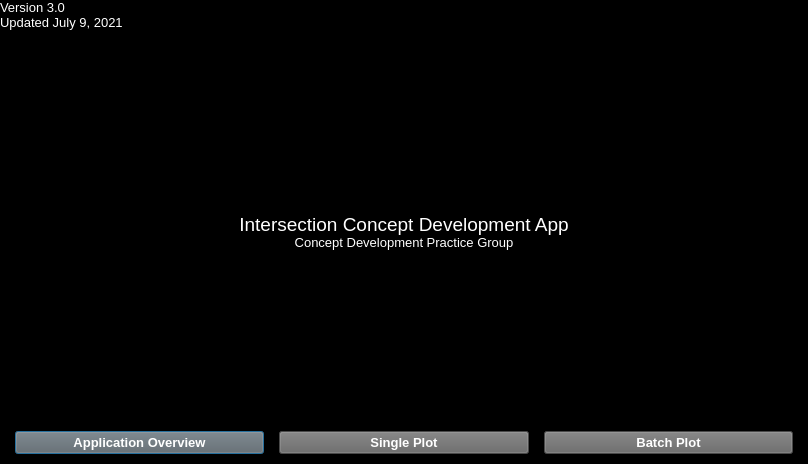
<?xml version="1.0" encoding="UTF-8"?>
<ui version="4.0">
 <class>Dialog</class>
 <widget class="QDialog" name="Dialog">
  <property name="enabled">
   <bool>true</bool>
  </property>
  <property name="geometry">
   <rect>
    <x>0</x>
    <y>0</y>
    <width>808</width>
    <height>464</height>
   </rect>
  </property>
  <property name="sizePolicy">
   <sizepolicy hsizetype="Fixed" vsizetype="Fixed">
    <horstretch>0</horstretch>
    <verstretch>0</verstretch>
   </sizepolicy>
  </property>
  <property name="minimumSize">
   <size>
    <width>808</width>
    <height>464</height>
   </size>
  </property>
  <property name="windowTitle">
   <string>Dialog</string>
  </property>
  <property name="styleSheet">
   <string notr="true">background-color: rgb(0, 0, 0);</string>
  </property>
  <property name="sizeGripEnabled">
   <bool>false</bool>
  </property>
  <layout class="QGridLayout" name="gridLayout">
   <property name="leftMargin">
    <number>0</number>
   </property>
   <property name="topMargin">
    <number>0</number>
   </property>
   <property name="rightMargin">
    <number>0</number>
   </property>
   <property name="bottomMargin">
    <number>10</number>
   </property>
   <property name="spacing">
    <number>0</number>
   </property>
   <item row="0" column="0">
    <layout class="QVBoxLayout" name="verticalLayout_2">
     <property name="bottomMargin">
      <number>2</number>
     </property>
     <item>
      <layout class="QVBoxLayout" name="verticalLayout_3">
       <item>
        <widget class="QLabel" name="label_6">
         <property name="sizePolicy">
          <sizepolicy hsizetype="Preferred" vsizetype="Fixed">
           <horstretch>0</horstretch>
           <verstretch>0</verstretch>
          </sizepolicy>
         </property>
         <property name="palette">
          <palette>
           <active>
            <colorrole role="WindowText">
             <brush brushstyle="SolidPattern">
              <color alpha="255">
               <red>255</red>
               <green>255</green>
               <blue>255</blue>
              </color>
             </brush>
            </colorrole>
            <colorrole role="Button">
             <brush brushstyle="SolidPattern">
              <color alpha="255">
               <red>0</red>
               <green>0</green>
               <blue>0</blue>
              </color>
             </brush>
            </colorrole>
            <colorrole role="Base">
             <brush brushstyle="SolidPattern">
              <color alpha="255">
               <red>0</red>
               <green>0</green>
               <blue>0</blue>
              </color>
             </brush>
            </colorrole>
            <colorrole role="Window">
             <brush brushstyle="SolidPattern">
              <color alpha="255">
               <red>0</red>
               <green>0</green>
               <blue>0</blue>
              </color>
             </brush>
            </colorrole>
           </active>
           <inactive>
            <colorrole role="WindowText">
             <brush brushstyle="SolidPattern">
              <color alpha="255">
               <red>255</red>
               <green>255</green>
               <blue>255</blue>
              </color>
             </brush>
            </colorrole>
            <colorrole role="Button">
             <brush brushstyle="SolidPattern">
              <color alpha="255">
               <red>0</red>
               <green>0</green>
               <blue>0</blue>
              </color>
             </brush>
            </colorrole>
            <colorrole role="Base">
             <brush brushstyle="SolidPattern">
              <color alpha="255">
               <red>0</red>
               <green>0</green>
               <blue>0</blue>
              </color>
             </brush>
            </colorrole>
            <colorrole role="Window">
             <brush brushstyle="SolidPattern">
              <color alpha="255">
               <red>0</red>
               <green>0</green>
               <blue>0</blue>
              </color>
             </brush>
            </colorrole>
           </inactive>
           <disabled>
            <colorrole role="WindowText">
             <brush brushstyle="SolidPattern">
              <color alpha="255">
               <red>120</red>
               <green>120</green>
               <blue>120</blue>
              </color>
             </brush>
            </colorrole>
            <colorrole role="Button">
             <brush brushstyle="SolidPattern">
              <color alpha="255">
               <red>0</red>
               <green>0</green>
               <blue>0</blue>
              </color>
             </brush>
            </colorrole>
            <colorrole role="Base">
             <brush brushstyle="SolidPattern">
              <color alpha="255">
               <red>0</red>
               <green>0</green>
               <blue>0</blue>
              </color>
             </brush>
            </colorrole>
            <colorrole role="Window">
             <brush brushstyle="SolidPattern">
              <color alpha="255">
               <red>0</red>
               <green>0</green>
               <blue>0</blue>
              </color>
             </brush>
            </colorrole>
           </disabled>
          </palette>
         </property>
         <property name="font">
          <font>
           <pointsize>10</pointsize>
          </font>
         </property>
         <property name="text">
          <string>&lt;html&gt;&lt;head/&gt;&lt;body&gt;&lt;p&gt;Version 3.0&lt;br/&gt;Updated July 9, 2021&lt;/p&gt;&lt;/body&gt;&lt;/html&gt;</string>
         </property>
         <property name="indent">
          <number>0</number>
         </property>
        </widget>
       </item>
      </layout>
     </item>
    </layout>
   </item>
   <item row="11" column="0">
    <layout class="QHBoxLayout" name="horizontalLayout">
     <property name="spacing">
      <number>15</number>
     </property>
     <property name="leftMargin">
      <number>15</number>
     </property>
     <property name="rightMargin">
      <number>15</number>
     </property>
     <item>
      <widget class="QPushButton" name="overview_button">
       <property name="sizePolicy">
        <sizepolicy hsizetype="Minimum" vsizetype="Fixed">
         <horstretch>0</horstretch>
         <verstretch>0</verstretch>
        </sizepolicy>
       </property>
       <property name="palette">
        <palette>
         <active>
          <colorrole role="WindowText">
           <brush brushstyle="SolidPattern">
            <color alpha="255">
             <red>255</red>
             <green>255</green>
             <blue>255</blue>
            </color>
           </brush>
          </colorrole>
          <colorrole role="Button">
           <brush brushstyle="SolidPattern">
            <color alpha="255">
             <red>102</red>
             <green>102</green>
             <blue>102</blue>
            </color>
           </brush>
          </colorrole>
          <colorrole role="Text">
           <brush brushstyle="SolidPattern">
            <color alpha="255">
             <red>255</red>
             <green>255</green>
             <blue>255</blue>
            </color>
           </brush>
          </colorrole>
          <colorrole role="ButtonText">
           <brush brushstyle="SolidPattern">
            <color alpha="255">
             <red>255</red>
             <green>255</green>
             <blue>255</blue>
            </color>
           </brush>
          </colorrole>
          <colorrole role="Base">
           <brush brushstyle="SolidPattern">
            <color alpha="255">
             <red>102</red>
             <green>102</green>
             <blue>102</blue>
            </color>
           </brush>
          </colorrole>
          <colorrole role="Window">
           <brush brushstyle="SolidPattern">
            <color alpha="255">
             <red>102</red>
             <green>102</green>
             <blue>102</blue>
            </color>
           </brush>
          </colorrole>
         </active>
         <inactive>
          <colorrole role="WindowText">
           <brush brushstyle="SolidPattern">
            <color alpha="255">
             <red>255</red>
             <green>255</green>
             <blue>255</blue>
            </color>
           </brush>
          </colorrole>
          <colorrole role="Button">
           <brush brushstyle="SolidPattern">
            <color alpha="255">
             <red>102</red>
             <green>102</green>
             <blue>102</blue>
            </color>
           </brush>
          </colorrole>
          <colorrole role="Text">
           <brush brushstyle="SolidPattern">
            <color alpha="255">
             <red>255</red>
             <green>255</green>
             <blue>255</blue>
            </color>
           </brush>
          </colorrole>
          <colorrole role="ButtonText">
           <brush brushstyle="SolidPattern">
            <color alpha="255">
             <red>255</red>
             <green>255</green>
             <blue>255</blue>
            </color>
           </brush>
          </colorrole>
          <colorrole role="Base">
           <brush brushstyle="SolidPattern">
            <color alpha="255">
             <red>102</red>
             <green>102</green>
             <blue>102</blue>
            </color>
           </brush>
          </colorrole>
          <colorrole role="Window">
           <brush brushstyle="SolidPattern">
            <color alpha="255">
             <red>102</red>
             <green>102</green>
             <blue>102</blue>
            </color>
           </brush>
          </colorrole>
         </inactive>
         <disabled>
          <colorrole role="WindowText">
           <brush brushstyle="SolidPattern">
            <color alpha="255">
             <red>255</red>
             <green>255</green>
             <blue>255</blue>
            </color>
           </brush>
          </colorrole>
          <colorrole role="Button">
           <brush brushstyle="SolidPattern">
            <color alpha="255">
             <red>102</red>
             <green>102</green>
             <blue>102</blue>
            </color>
           </brush>
          </colorrole>
          <colorrole role="Text">
           <brush brushstyle="SolidPattern">
            <color alpha="255">
             <red>255</red>
             <green>255</green>
             <blue>255</blue>
            </color>
           </brush>
          </colorrole>
          <colorrole role="ButtonText">
           <brush brushstyle="SolidPattern">
            <color alpha="255">
             <red>255</red>
             <green>255</green>
             <blue>255</blue>
            </color>
           </brush>
          </colorrole>
          <colorrole role="Base">
           <brush brushstyle="SolidPattern">
            <color alpha="255">
             <red>102</red>
             <green>102</green>
             <blue>102</blue>
            </color>
           </brush>
          </colorrole>
          <colorrole role="Window">
           <brush brushstyle="SolidPattern">
            <color alpha="255">
             <red>102</red>
             <green>102</green>
             <blue>102</blue>
            </color>
           </brush>
          </colorrole>
         </disabled>
        </palette>
       </property>
       <property name="font">
        <font>
         <pointsize>10</pointsize>
         <weight>75</weight>
         <bold>true</bold>
        </font>
       </property>
       <property name="styleSheet">
        <string notr="true">background-color: rgb(85, 170, 255);
background-color: rgb(102, 102, 102);
color: rgb(75, 75, 75);
color: rgb(255, 255, 255);</string>
       </property>
       <property name="text">
        <string>Application Overview</string>
       </property>
      </widget>
     </item>
     <item>
      <widget class="QPushButton" name="singleplot_button">
       <property name="sizePolicy">
        <sizepolicy hsizetype="Minimum" vsizetype="Fixed">
         <horstretch>0</horstretch>
         <verstretch>0</verstretch>
        </sizepolicy>
       </property>
       <property name="palette">
        <palette>
         <active>
          <colorrole role="Button">
           <brush brushstyle="SolidPattern">
            <color alpha="255">
             <red>102</red>
             <green>102</green>
             <blue>102</blue>
            </color>
           </brush>
          </colorrole>
          <colorrole role="ButtonText">
           <brush brushstyle="SolidPattern">
            <color alpha="255">
             <red>255</red>
             <green>255</green>
             <blue>255</blue>
            </color>
           </brush>
          </colorrole>
          <colorrole role="Base">
           <brush brushstyle="SolidPattern">
            <color alpha="255">
             <red>102</red>
             <green>102</green>
             <blue>102</blue>
            </color>
           </brush>
          </colorrole>
          <colorrole role="Window">
           <brush brushstyle="SolidPattern">
            <color alpha="255">
             <red>102</red>
             <green>102</green>
             <blue>102</blue>
            </color>
           </brush>
          </colorrole>
         </active>
         <inactive>
          <colorrole role="Button">
           <brush brushstyle="SolidPattern">
            <color alpha="255">
             <red>102</red>
             <green>102</green>
             <blue>102</blue>
            </color>
           </brush>
          </colorrole>
          <colorrole role="ButtonText">
           <brush brushstyle="SolidPattern">
            <color alpha="255">
             <red>255</red>
             <green>255</green>
             <blue>255</blue>
            </color>
           </brush>
          </colorrole>
          <colorrole role="Base">
           <brush brushstyle="SolidPattern">
            <color alpha="255">
             <red>102</red>
             <green>102</green>
             <blue>102</blue>
            </color>
           </brush>
          </colorrole>
          <colorrole role="Window">
           <brush brushstyle="SolidPattern">
            <color alpha="255">
             <red>102</red>
             <green>102</green>
             <blue>102</blue>
            </color>
           </brush>
          </colorrole>
         </inactive>
         <disabled>
          <colorrole role="Button">
           <brush brushstyle="SolidPattern">
            <color alpha="255">
             <red>102</red>
             <green>102</green>
             <blue>102</blue>
            </color>
           </brush>
          </colorrole>
          <colorrole role="ButtonText">
           <brush brushstyle="SolidPattern">
            <color alpha="255">
             <red>120</red>
             <green>120</green>
             <blue>120</blue>
            </color>
           </brush>
          </colorrole>
          <colorrole role="Base">
           <brush brushstyle="SolidPattern">
            <color alpha="255">
             <red>102</red>
             <green>102</green>
             <blue>102</blue>
            </color>
           </brush>
          </colorrole>
          <colorrole role="Window">
           <brush brushstyle="SolidPattern">
            <color alpha="255">
             <red>102</red>
             <green>102</green>
             <blue>102</blue>
            </color>
           </brush>
          </colorrole>
         </disabled>
        </palette>
       </property>
       <property name="font">
        <font>
         <pointsize>10</pointsize>
         <weight>75</weight>
         <bold>true</bold>
        </font>
       </property>
       <property name="styleSheet">
        <string notr="true">background-color: rgb(85, 170, 255);
background-color: rgb(102, 102, 102);</string>
       </property>
       <property name="text">
        <string>Single Plot</string>
       </property>
      </widget>
     </item>
     <item>
      <widget class="QPushButton" name="batchplot_button">
       <property name="sizePolicy">
        <sizepolicy hsizetype="Minimum" vsizetype="Fixed">
         <horstretch>0</horstretch>
         <verstretch>0</verstretch>
        </sizepolicy>
       </property>
       <property name="minimumSize">
        <size>
         <width>0</width>
         <height>1</height>
        </size>
       </property>
       <property name="palette">
        <palette>
         <active>
          <colorrole role="Button">
           <brush brushstyle="SolidPattern">
            <color alpha="255">
             <red>102</red>
             <green>102</green>
             <blue>102</blue>
            </color>
           </brush>
          </colorrole>
          <colorrole role="ButtonText">
           <brush brushstyle="SolidPattern">
            <color alpha="255">
             <red>255</red>
             <green>255</green>
             <blue>255</blue>
            </color>
           </brush>
          </colorrole>
          <colorrole role="Base">
           <brush brushstyle="SolidPattern">
            <color alpha="255">
             <red>102</red>
             <green>102</green>
             <blue>102</blue>
            </color>
           </brush>
          </colorrole>
          <colorrole role="Window">
           <brush brushstyle="SolidPattern">
            <color alpha="255">
             <red>102</red>
             <green>102</green>
             <blue>102</blue>
            </color>
           </brush>
          </colorrole>
         </active>
         <inactive>
          <colorrole role="Button">
           <brush brushstyle="SolidPattern">
            <color alpha="255">
             <red>102</red>
             <green>102</green>
             <blue>102</blue>
            </color>
           </brush>
          </colorrole>
          <colorrole role="ButtonText">
           <brush brushstyle="SolidPattern">
            <color alpha="255">
             <red>255</red>
             <green>255</green>
             <blue>255</blue>
            </color>
           </brush>
          </colorrole>
          <colorrole role="Base">
           <brush brushstyle="SolidPattern">
            <color alpha="255">
             <red>102</red>
             <green>102</green>
             <blue>102</blue>
            </color>
           </brush>
          </colorrole>
          <colorrole role="Window">
           <brush brushstyle="SolidPattern">
            <color alpha="255">
             <red>102</red>
             <green>102</green>
             <blue>102</blue>
            </color>
           </brush>
          </colorrole>
         </inactive>
         <disabled>
          <colorrole role="Button">
           <brush brushstyle="SolidPattern">
            <color alpha="255">
             <red>102</red>
             <green>102</green>
             <blue>102</blue>
            </color>
           </brush>
          </colorrole>
          <colorrole role="ButtonText">
           <brush brushstyle="SolidPattern">
            <color alpha="255">
             <red>120</red>
             <green>120</green>
             <blue>120</blue>
            </color>
           </brush>
          </colorrole>
          <colorrole role="Base">
           <brush brushstyle="SolidPattern">
            <color alpha="255">
             <red>102</red>
             <green>102</green>
             <blue>102</blue>
            </color>
           </brush>
          </colorrole>
          <colorrole role="Window">
           <brush brushstyle="SolidPattern">
            <color alpha="255">
             <red>102</red>
             <green>102</green>
             <blue>102</blue>
            </color>
           </brush>
          </colorrole>
         </disabled>
        </palette>
       </property>
       <property name="font">
        <font>
         <pointsize>10</pointsize>
         <weight>75</weight>
         <bold>true</bold>
        </font>
       </property>
       <property name="styleSheet">
        <string notr="true">background-color: rgb(85, 170, 255);
background-color: rgb(102, 102, 102);</string>
       </property>
       <property name="text">
        <string>Batch Plot</string>
       </property>
      </widget>
     </item>
    </layout>
   </item>
   <item row="2" column="0">
    <layout class="QVBoxLayout" name="verticalLayout">
     <property name="spacing">
      <number>0</number>
     </property>
     <item alignment="Qt::AlignHCenter|Qt::AlignVCenter">
      <widget class="QLabel" name="label_4">
       <property name="sizePolicy">
        <sizepolicy hsizetype="Preferred" vsizetype="Preferred">
         <horstretch>0</horstretch>
         <verstretch>0</verstretch>
        </sizepolicy>
       </property>
       <property name="palette">
        <palette>
         <active>
          <colorrole role="WindowText">
           <brush brushstyle="SolidPattern">
            <color alpha="255">
             <red>255</red>
             <green>255</green>
             <blue>255</blue>
            </color>
           </brush>
          </colorrole>
          <colorrole role="Button">
           <brush brushstyle="SolidPattern">
            <color alpha="255">
             <red>0</red>
             <green>0</green>
             <blue>0</blue>
            </color>
           </brush>
          </colorrole>
          <colorrole role="Text">
           <brush brushstyle="SolidPattern">
            <color alpha="255">
             <red>255</red>
             <green>255</green>
             <blue>255</blue>
            </color>
           </brush>
          </colorrole>
          <colorrole role="Base">
           <brush brushstyle="SolidPattern">
            <color alpha="255">
             <red>0</red>
             <green>0</green>
             <blue>0</blue>
            </color>
           </brush>
          </colorrole>
          <colorrole role="Window">
           <brush brushstyle="SolidPattern">
            <color alpha="255">
             <red>0</red>
             <green>0</green>
             <blue>0</blue>
            </color>
           </brush>
          </colorrole>
         </active>
         <inactive>
          <colorrole role="WindowText">
           <brush brushstyle="SolidPattern">
            <color alpha="255">
             <red>255</red>
             <green>255</green>
             <blue>255</blue>
            </color>
           </brush>
          </colorrole>
          <colorrole role="Button">
           <brush brushstyle="SolidPattern">
            <color alpha="255">
             <red>0</red>
             <green>0</green>
             <blue>0</blue>
            </color>
           </brush>
          </colorrole>
          <colorrole role="Text">
           <brush brushstyle="SolidPattern">
            <color alpha="255">
             <red>255</red>
             <green>255</green>
             <blue>255</blue>
            </color>
           </brush>
          </colorrole>
          <colorrole role="Base">
           <brush brushstyle="SolidPattern">
            <color alpha="255">
             <red>0</red>
             <green>0</green>
             <blue>0</blue>
            </color>
           </brush>
          </colorrole>
          <colorrole role="Window">
           <brush brushstyle="SolidPattern">
            <color alpha="255">
             <red>0</red>
             <green>0</green>
             <blue>0</blue>
            </color>
           </brush>
          </colorrole>
         </inactive>
         <disabled>
          <colorrole role="WindowText">
           <brush brushstyle="SolidPattern">
            <color alpha="255">
             <red>120</red>
             <green>120</green>
             <blue>120</blue>
            </color>
           </brush>
          </colorrole>
          <colorrole role="Button">
           <brush brushstyle="SolidPattern">
            <color alpha="255">
             <red>0</red>
             <green>0</green>
             <blue>0</blue>
            </color>
           </brush>
          </colorrole>
          <colorrole role="Text">
           <brush brushstyle="SolidPattern">
            <color alpha="255">
             <red>120</red>
             <green>120</green>
             <blue>120</blue>
            </color>
           </brush>
          </colorrole>
          <colorrole role="Base">
           <brush brushstyle="SolidPattern">
            <color alpha="255">
             <red>0</red>
             <green>0</green>
             <blue>0</blue>
            </color>
           </brush>
          </colorrole>
          <colorrole role="Window">
           <brush brushstyle="SolidPattern">
            <color alpha="255">
             <red>0</red>
             <green>0</green>
             <blue>0</blue>
            </color>
           </brush>
          </colorrole>
         </disabled>
        </palette>
       </property>
       <property name="font">
        <font>
         <pointsize>14</pointsize>
        </font>
       </property>
       <property name="text">
        <string>&lt;html&gt;&lt;head/&gt;&lt;body&gt;&lt;p align=&quot;center&quot;&gt;Intersection Concept Development App&lt;br/&gt;&lt;span style=&quot; font-size:10pt;&quot;&gt;Concept Development Practice Group&lt;/span&gt;&lt;/p&gt;&lt;/body&gt;&lt;/html&gt;</string>
       </property>
      </widget>
     </item>
    </layout>
   </item>
  </layout>
 </widget>
 <resources/>
 <connections/>
</ui>
